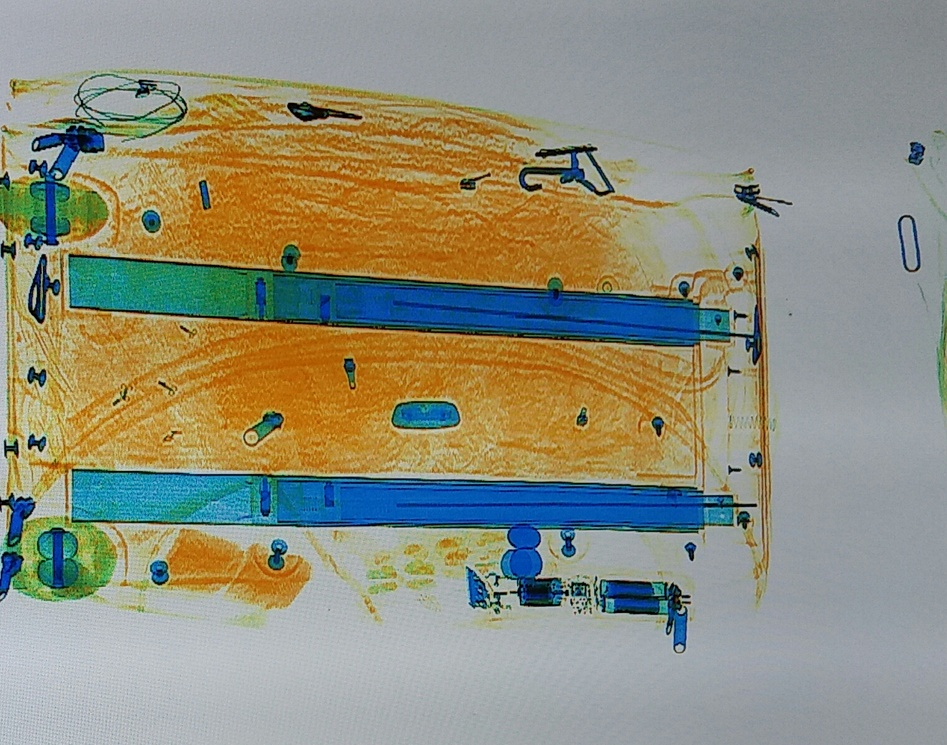
#> input picture im1.jpg, 947 x 745 px, shrunk from 1519 x 1196 before the run
$ python HSV_colour_masking.py   (Python 2 division)   (older library calls are emulated)
#> lines starting #> are read from the running program, lines starting #| are printed output that depends on the picture; after the words box and inside, x2 and y2 are one past the last pixel; in counts of white or black regions, pixels touching at a corner belong together; long printed decimals are rounded
import numpy as np
import cv2

img=cv2.imread('im1.jpg',1)
#> img is the input picture: shape (745, 947, 3); mean B, G, R 124.8, 143.1, 143.2
hsv=cv2.cvtColor(img, cv2.COLOR_BGR2HSV)
#> hsv: shape (745, 947, 3); mean H, S, V 71.2, 90.7, 162.7

#image
height, width, channels = img.shape
image_area= width*height

lower_blue = np.array([100,50,50])
upper_blue = np.array([140,255,255])

lower_orange = np.array([10,50,50])
upper_orange = np.array([45,255,255])


mask_blue = cv2.inRange(hsv, lower_blue, upper_blue)
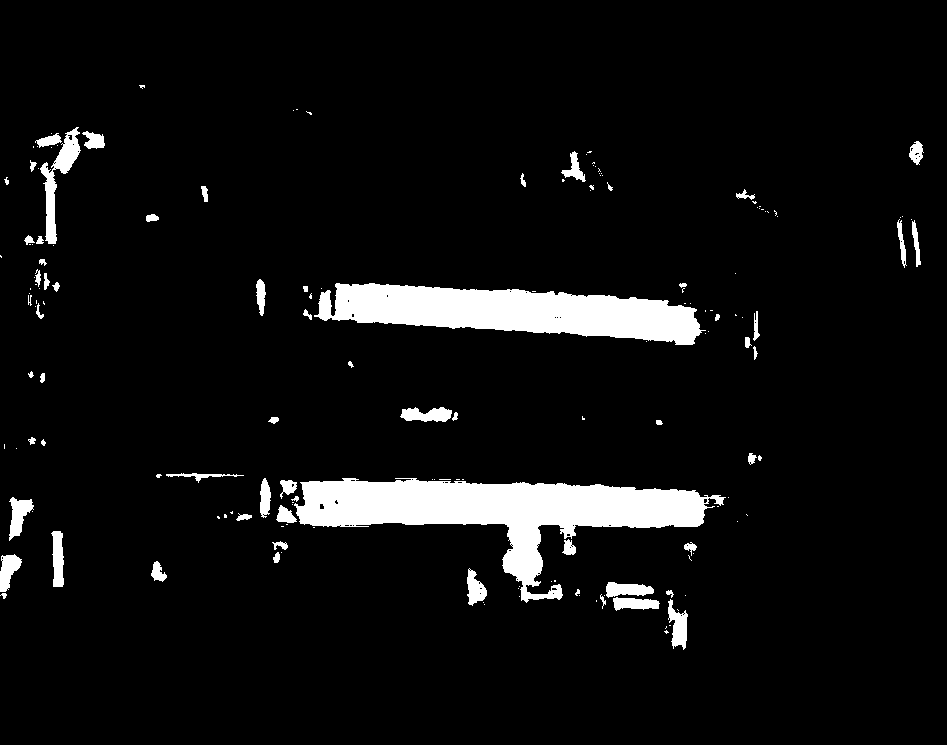
#> mask_blue: shape (745, 947); 6.3% white; 166 white regions (102 under 20 px), largest, box (x1, y1, x2, y2) and area: (294, 478, 726, 603) 19221, (314, 283, 706, 345) 14561, (40, 127, 81, 244) 1430
mask_orange = cv2.inRange(hsv, lower_orange, upper_orange)
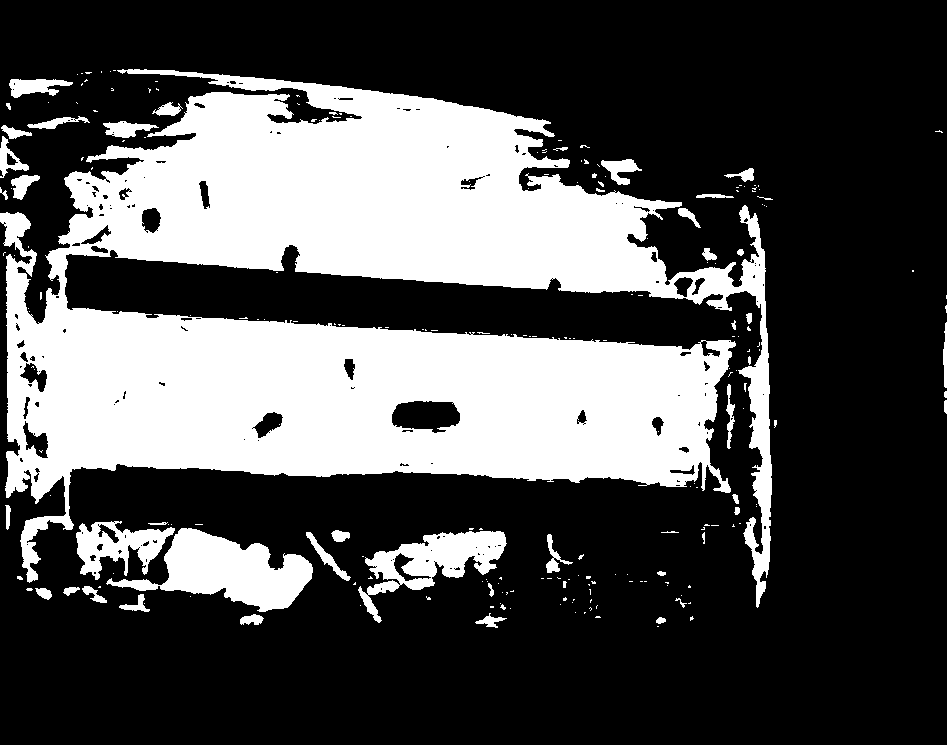
#> mask_orange: shape (745, 947); 31.5% white; 230 white regions (182 under 20 px)

result_blue = cv2.bitwise_and(img, img, mask=mask_blue)
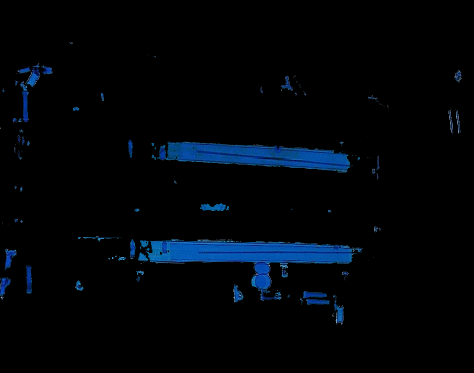
#> result_blue: shape (745, 947, 3) (shown at 1/2 size); mean B, G, R 9.1, 4.7, 0.8
result_orange = cv2.bitwise_and(img, img, mask=mask_orange)
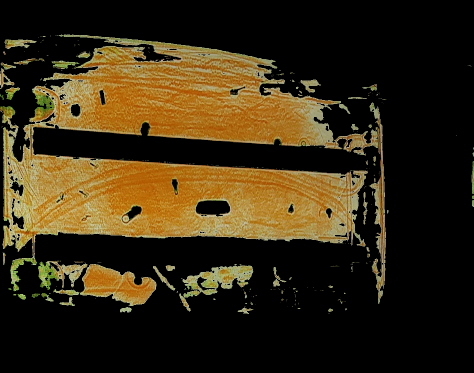
#> result_orange: shape (745, 947, 3) (shown at 1/2 size); mean B, G, R 18.9, 41.9, 53.9

_, blue_contours, blue_hierarchy = cv2.findContours(mask_blue, cv2.RETR_TREE, cv2.CHAIN_APPROX_SIMPLE)
#> blue_contours = 231 contours, 178 with area under 20; largest, box (x1, y1, x2, y2) and area: (294, 478, 726, 603) 18640, (314, 283, 706, 345) 14128, (40, 127, 81, 244) 1291, (9, 497, 34, 541) 512, (668, 599, 688, 650) 504; blue_hierarchy = 231 rows, first 6: [1, -1, -1, -1], [2, 0, -1, -1], [3, 1, -1, -1], [4, 2, -1, -1], [5, 3, -1, -1], [6, 4, -1, -1]
_, orange_contours, orange_hierarchy = cv2.findContours(mask_orange, cv2.RETR_TREE, cv2.CHAIN_APPROX_SIMPLE)
#> orange_contours = 408 contours, 319 with area under 20; largest, box (x1, y1, x2, y2) and area: (0, 69, 772, 608) 200614, (106, 528, 313, 612) 7868, (358, 531, 507, 623) 5111, (76, 521, 175, 580) 2859, (391, 400, 461, 434) 1765; orange_hierarchy = 408 rows, first 6: [1, -1, -1, -1], [2, 0, -1, -1], [3, 1, -1, -1], [4, 2, -1, -1], [5, 3, -1, -1], [6, 4, -1, -1]

cv2.drawContours(result_blue, blue_contours, -1, (0,255,0), 5)
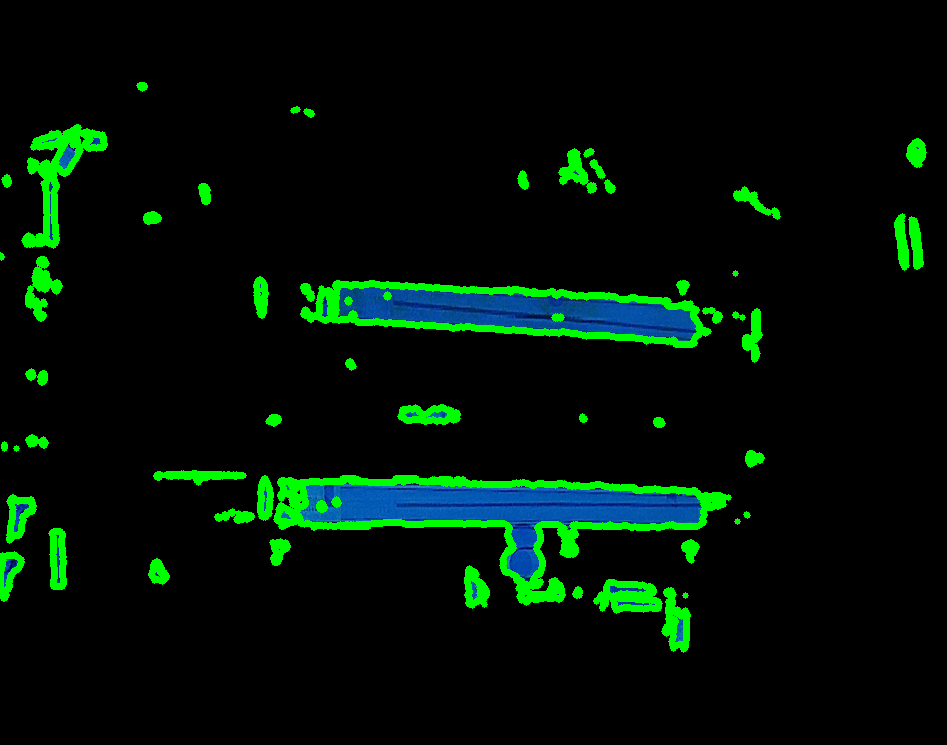
#> result_blue: shape (745, 947, 3); 5.33% of pixels changed, all inside (x1, y1, x2, y2) = (0, 82, 927, 653)
cv2.drawContours(result_orange, orange_contours, -1, (0,255,0), 5)
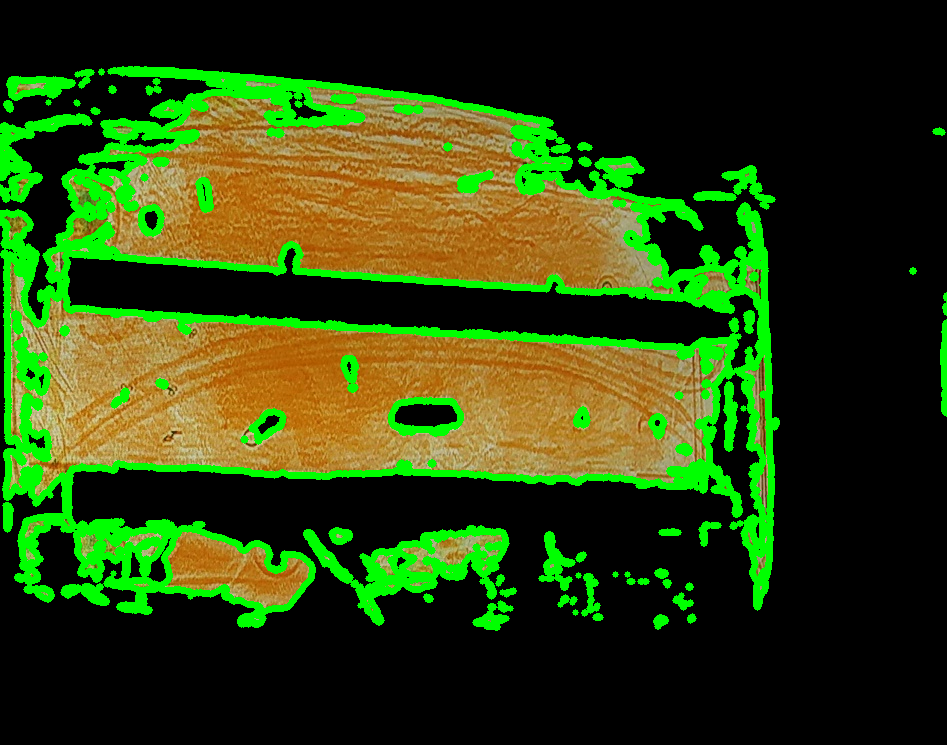
#> result_orange: shape (745, 947, 3); 13.27% of pixels changed, all inside (x1, y1, x2, y2) = (0, 66, 947, 631)

blue_area=0
orange_area=0

b_parent_var = -2
flag = False

pixelpoints_blue = cv2.findNonZero(mask_blue)
#> pixelpoints_blue = contour of 44482 points, box (x1, y1, x2, y2) (0, 85, 924, 650), area 7870
print len(pixelpoints_blue)
#| 44482

blue_area= float(len(pixelpoints_blue))*100/float(image_area)
#> blue_area = 6.3
print "blue area=", blue_area, "%"
#| blue area= 6.305 %

pixelpoints_orange = cv2.findNonZero(mask_orange)
#> pixelpoints_orange = contour of 222315 points, box (x1, y1, x2, y2) (0, 69, 947, 628), area 41491
print len(pixelpoints_orange)
#| 222315
orange_area= float(len(pixelpoints_orange))*100/float(image_area)
#> orange_area = 31.51
print "orange area=", orange_area, "%"
#| orange area= 31.511 %
print "image area", image_area
#| image area 705515
#calculation of blue
"""
for i in range(len(blue_contours)):
	c=blue_contours[i]
	if(flag==False):
		if (b_parent_var == blue_hierarchy[0,i,3]):
			blue_area-=cv2.contourArea(c)
		else:
			blue_area+=cv2.contourArea(c)

	else:
		if (b_parent_var == blue_hierarchy[0,i,3]):
			blue_area+=cv2.contourArea(c)
		else:
			blue_area-=cv2.contourArea(c)

	if(i<(len(blue_contours)-1) and i==blue_hierarchy[0,i+1,3]):
		b_parent_var= i
		if(i>0):
			flag=~flag
	print blue_area

flag = False
o_parent_var=-2
#calculation of orange
for i in range(len(orange_contours)):
	c=orange_contours[i]
	if(flag==False):
		if (o_parent_var == orange_hierarchy[0,i,3]):
			orange_area-=cv2.contourArea(c)
		else:
			orange_area+=cv2.contourArea(c)

	else:
		if (o_parent_var == orange_hierarchy[0,i,3]):
			orange_area+=cv2.contourArea(c)
		else:
			orange_area-=cv2.contourArea(c)

	if(i<(len(orange_contours)-1) and i==orange_hierarchy[0,i+1,3]):
		o_parent_var= i
		if(i>0):
			flag=~flag
	print "orange =", orange_area


blue_composition=(blue_area*100)/image_area
orange_composition=(orange_area*100)/image_area

print blue_area
print orange_area

print image_area
print "blue composition =", blue_composition, "%"
print "orange composition =", orange_composition, "%"
"""
cv2.imshow('image',img)
cv2.imshow('mask_blue',mask_blue)
cv2.imshow('result', result_blue)
cv2.imshow('orange_mask', mask_orange)
cv2.imshow('result_orange',result_orange)

k=cv2.waitKey(0) & 0xFF
#> (key Esc is pressed here)
if k==27:
    cv2.destroyAllWindows()

$ run again, with im2.jpg copied over im1.jpg
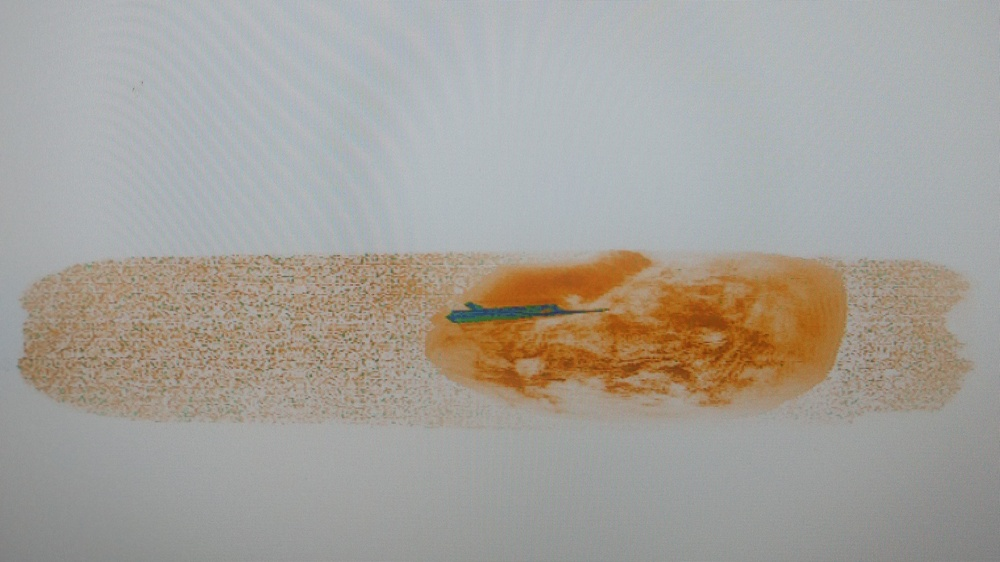
#> input picture im2.jpg, 1000 x 562 px, shrunk from 4150 x 2334 before the run
#> img is the input picture: shape (562, 1000, 3); mean B, G, R 153.5, 160.5, 165.1
#> hsv: shape (562, 1000, 3); mean H, S, V 66.6, 31.5, 169.7
#> `mask_blue = cv2.inRange(hsv, lower_blue, upper_blue)`:
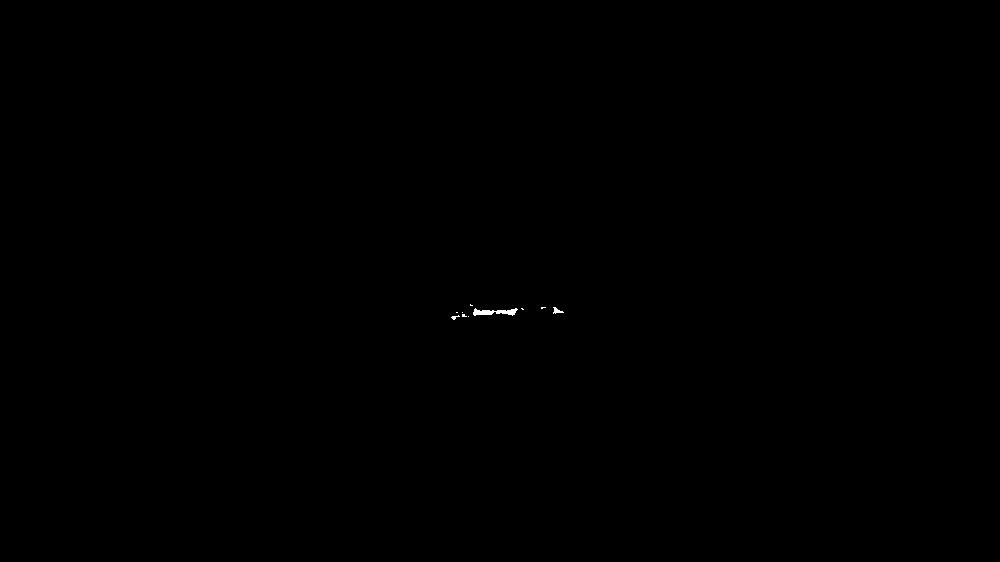
#> mask_blue: shape (562, 1000); 0.05% white; 10 white regions (7 under 20 px), largest, box (x1, y1, x2, y2) and area: (473, 308, 518, 316) 197, (553, 307, 564, 314) 38, (451, 315, 460, 320) 20
#> mask_orange: shape (562, 1000); 18.2% white; 139 white regions (100 under 20 px)
#> blue_contours = 10 contours, 8 with area under 20; largest, box (x1, y1, x2, y2) and area: (473, 308, 518, 316) 148, (553, 307, 564, 314) 24; blue_hierarchy = [[1, -1, -1, -1], [2, 0, -1, -1], [3, 1, -1, -1], [4, 2, -1, -1], [5, 3, -1, -1], [6, 4, -1, -1], [7, 5, -1, -1], [8, 6, -1, -1], [9, 7, -1, -1], [-1, 8, -1, -1]]
#> orange_contours = 507 contours, 360 with area under 20; largest, box (x1, y1, x2, y2) and area: (19, 249, 862, 417) 100254, (863, 261, 970, 403) 8309, (234, 264, 319, 336) 1942, (447, 302, 570, 323) 1298, (270, 301, 313, 348) 618; orange_hierarchy = 507 rows, first 6: [1, -1, -1, -1], [2, 0, -1, -1], [3, 1, -1, -1], [4, 2, -1, -1], [5, 3, -1, -1], [6, 4, -1, -1]
#> `cv2.drawContours(result_orange, orange_contours, -1, (0,255,0), 5)`:
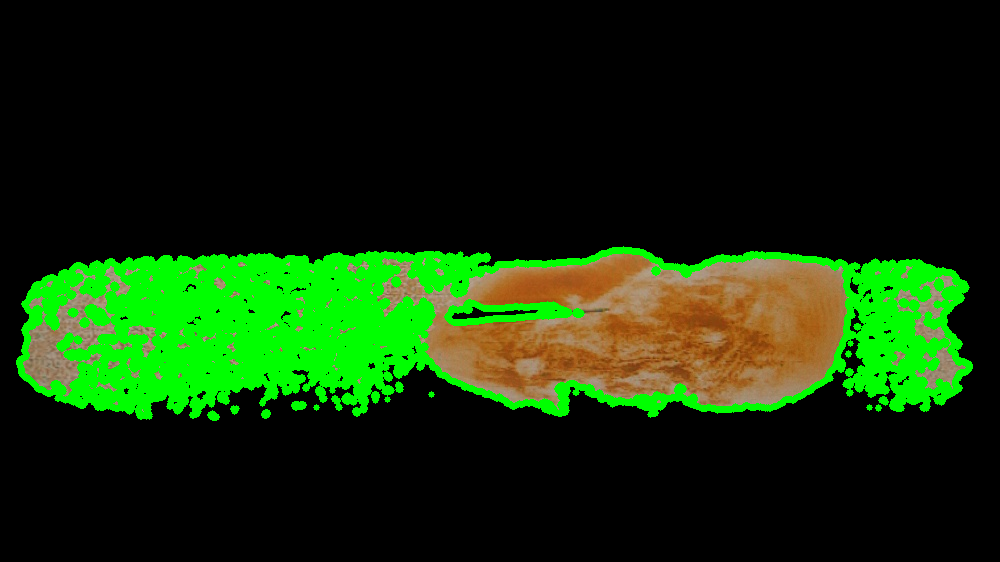
#> result_orange: shape (562, 1000, 3); mean B, G, R 6.8, 45.1, 17.3
#> pixelpoints_blue = contour of 285 points, box (x1, y1, x2, y2) (451, 304, 564, 320), area 486
#| 285
#> blue_area = 0.0507
#| blue area= 0.05071 %
#> pixelpoints_orange = contour of 102275 points, box (x1, y1, x2, y2) (19, 249, 970, 418), area 11942
#| 102275
#> orange_area = 18.2
#| orange area= 18.198 %
#| image area 562000

$ run again, with im3.jpg copied over im1.jpg
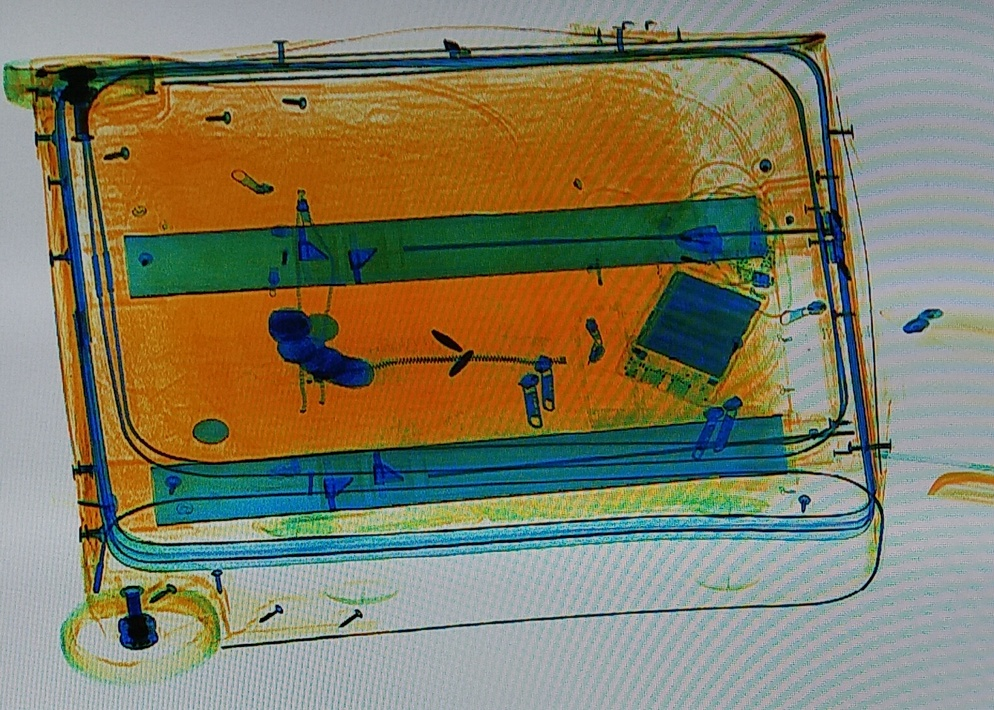
#> input picture im3.jpg, 994 x 710 px, shrunk from 1579 x 1127 before the run
#> img is the input picture: shape (710, 994, 3); mean B, G, R 99.3, 124.6, 128.2
#> hsv: shape (710, 994, 3); mean H, S, V 64.6, 124.3, 148.4
#> `mask_blue = cv2.inRange(hsv, lower_blue, upper_blue)`:
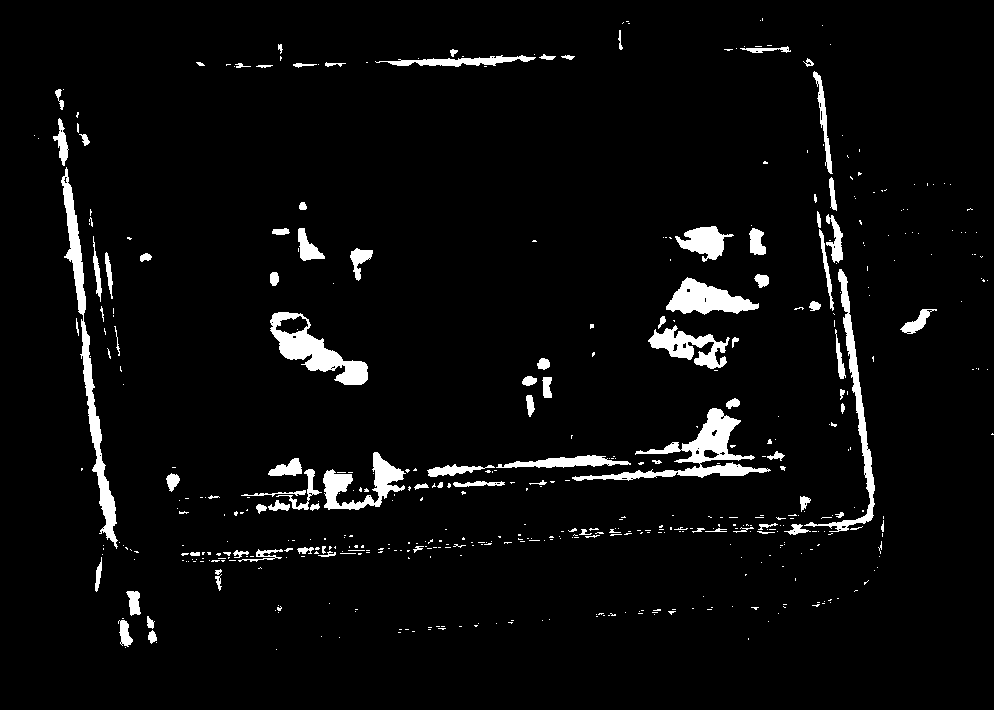
#> mask_blue: shape (710, 994); 4.4% white; 507 white regions (406 under 20 px), largest, box (x1, y1, x2, y2) and area: (61, 167, 118, 549) 3296, (572, 408, 771, 481) 3231, (270, 312, 368, 385) 2590
#> mask_orange: shape (710, 994); 36% white; 368 white regions (290 under 20 px)
#> blue_contours = 561 contours, 484 with area under 20; largest, box (x1, y1, x2, y2) and area: (572, 408, 771, 481) 2980, (61, 167, 118, 549) 2898, (270, 312, 368, 385) 2794, (666, 277, 759, 315) 1786, (804, 269, 875, 532) 1744; blue_hierarchy = 561 rows, first 6: [1, -1, -1, -1], [2, 0, -1, -1], [3, 1, -1, -1], [4, 2, -1, -1], [5, 3, -1, -1], [6, 4, -1, -1]
#> orange_contours = 702 contours, 585 with area under 20; largest, box (x1, y1, x2, y2) and area: (88, 55, 840, 463) 217578, (65, 537, 339, 678) 10368, (328, 474, 801, 534) 8930, (635, 270, 762, 387) 8201, (778, 256, 830, 414) 5440; orange_hierarchy = 702 rows, first 6: [1, -1, -1, -1], [2, 0, -1, -1], [3, 1, -1, -1], [4, 2, -1, -1], [5, 3, -1, -1], [6, 4, -1, -1]
#> `cv2.drawContours(result_orange, orange_contours, -1, (0,255,0), 5)`:
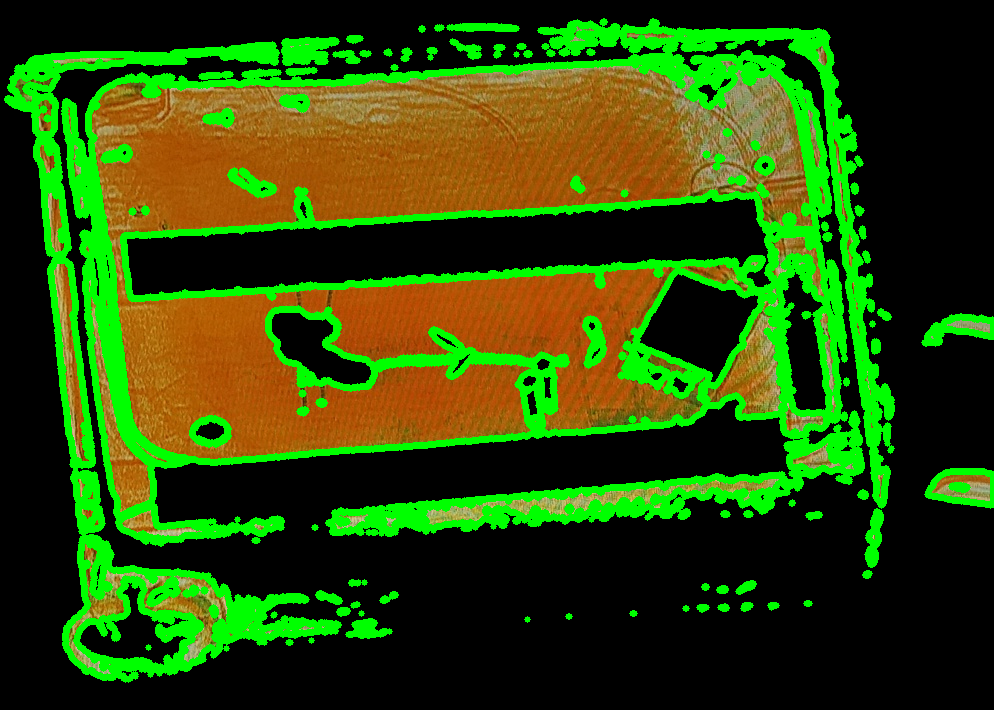
#> result_orange: shape (710, 994, 3); mean B, G, R 5.8, 73.4, 42.5
#> pixelpoints_blue = contour of 31144 points, box (x1, y1, x2, y2) (34, 18, 994, 650), area 33958
#| 31144
#> blue_area = 4.41
#| blue area= 4.413 %
#> pixelpoints_orange = contour of 254108 points, box (x1, y1, x2, y2) (7, 21, 994, 680), area 40243
#| 254108
#> orange_area = 36.01
#| orange area= 36.006 %
#| image area 705740
